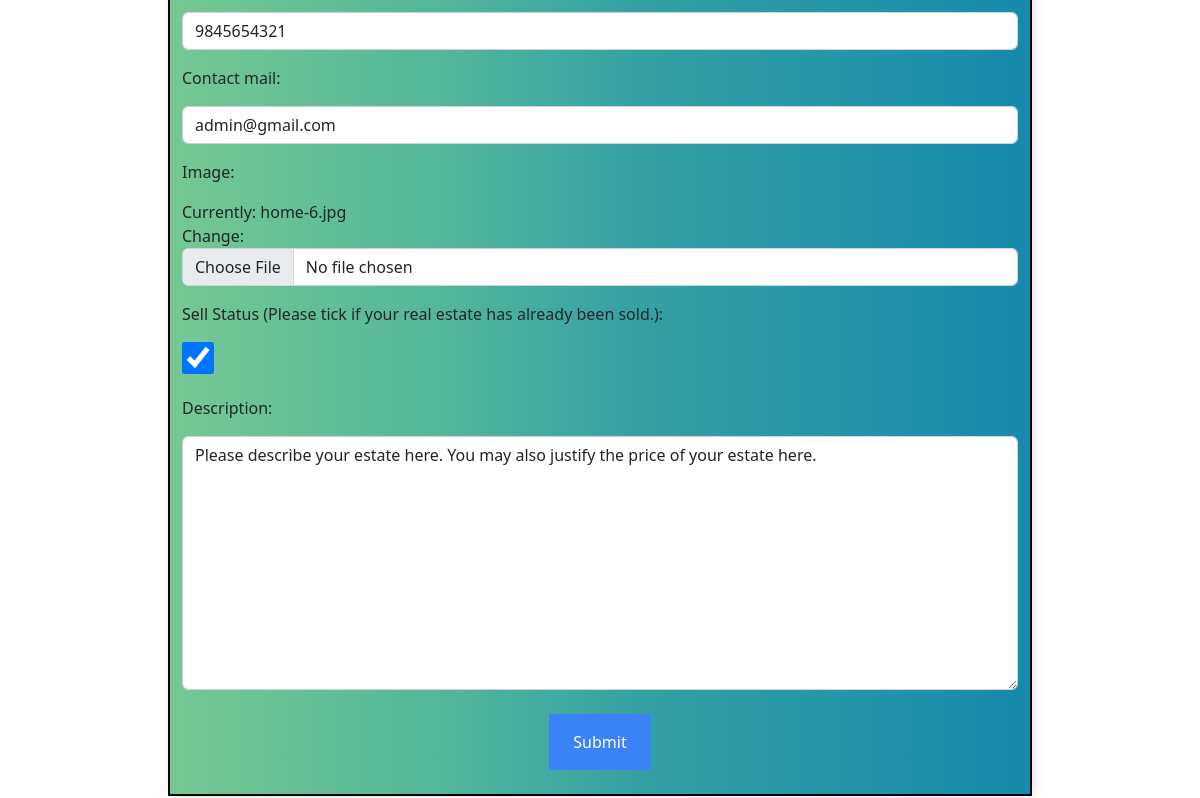
The page /listings/5/edit/ (signed in, lower part) on the database as committed earlier.
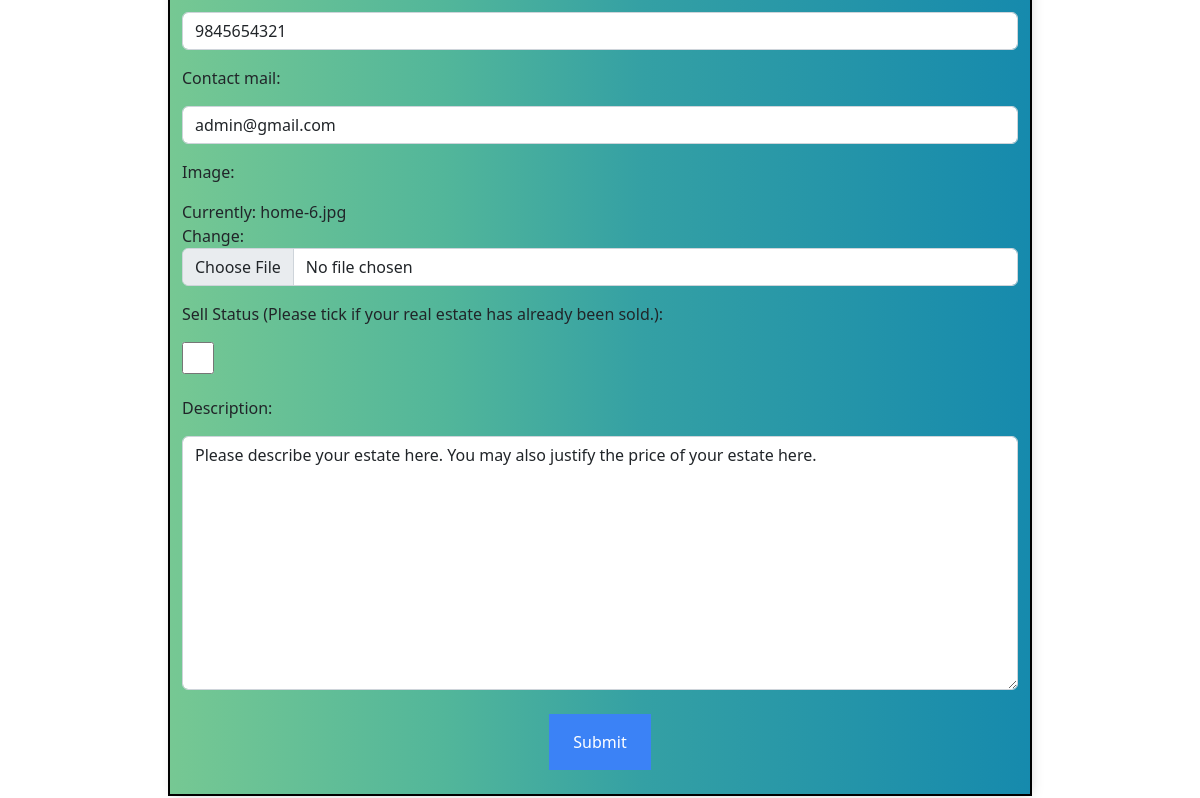
The same page on the database as committed later.
### listings/models.py (models this page shows, shortened)
class Listing(models.Model):
    Title = models.CharField(max_length=30, default='House on Sale')
    Location = models.CharField(max_length=30, default='Kalanki')
    City = models.CharField(max_length=30, default='Kathmandu')
    Price = models.IntegerField(default=9999999)
    Bedroom = models.IntegerField(default=1)
    Bathroom = models.IntegerField(default=1)
    Floors = models.IntegerField(default=1)
    Parking = models.IntegerField(default=1)
    Face = models.CharField(max_length=30, default="East")
    Area = models.IntegerField(default=100)
    Road_Width = models.IntegerField(default=0)
    Road_Type = models.CharField(max_length=30, default="Concrete")
    Build_Area = models.IntegerField(default=100)
    Amenities = models.CharField(max_length=30, default="Bathroom")
    Contact_number = models.IntegerField(default=9845654321)
    Contact_mail = models.EmailField(max_length=30, default='admin@gmail.com')
    Image = models.ImageField(max_length = 254)
    user = models.ForeignKey(User, on_delete=models.SET_NULL,null=True)
    is_sold = models.BooleanField(default=False)
    Description = models.CharField(max_length=1000, default="Please describe your estate here. You may also justify the price of your estate here.")
    likes = models.ManyToManyField(User, related_name='estate')

### listings/views.py (the view)
# urls.py: path('listings/<pk>/edit/', listing_update, name='listing_update'),
@login_required
def listing_update(request, pk):
    listing= Listing.objects.get(id=pk)
    if request.method == "POST":
        form = ListingForm(request.POST, instance=listing, files = request.FILES)
        if form.is_valid():
            form.save()
            return HttpResponseRedirect(reverse('listing_retrieve', args=[str(pk)]))
    else:
        form = ListingForm(instance=listing)
    context = {
        "form":form
    }
    return render(request, "listing_update.html", context)

### templates/listing_update.html (shortened to what this page needs)
{% extends "base.html" %}
    {% block content %}
    <div class="container"><br>
        <br><hr><br>
        <form method="post" enctype="multipart/form-data">
            {{ form.as_p }}
            <br><center><button class="flex items-center px-4 py-3 text-white bg-blue-500 hover:bg-blue-400" type="submit">Submit</button></center><br>
        </form>
    </div>
    {% endblock %}

Rows that differ between the two databases and show on the page:
changed Listing "admin@gmail.com": is_sold "☑" → "☐"
